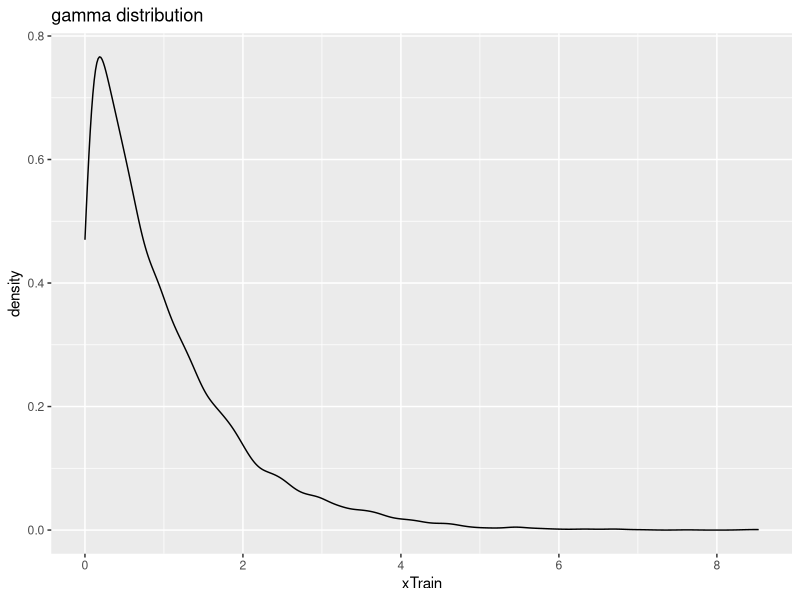
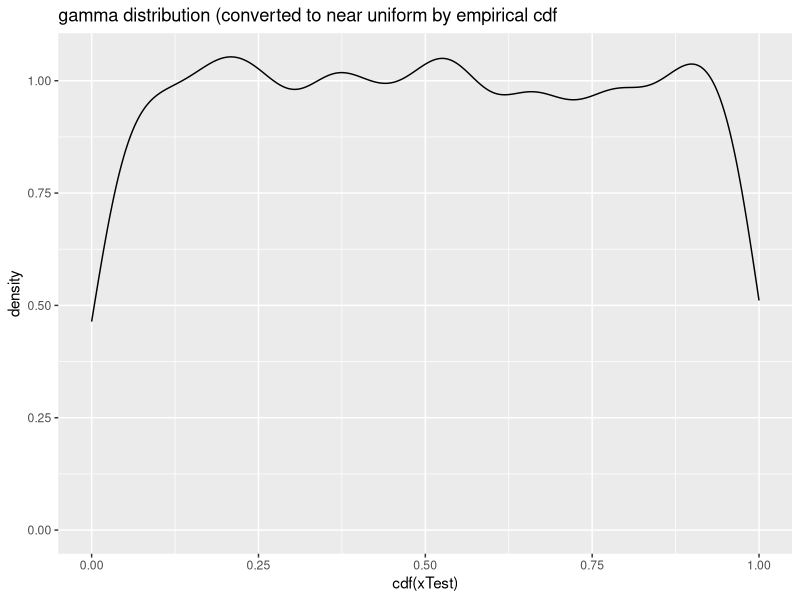
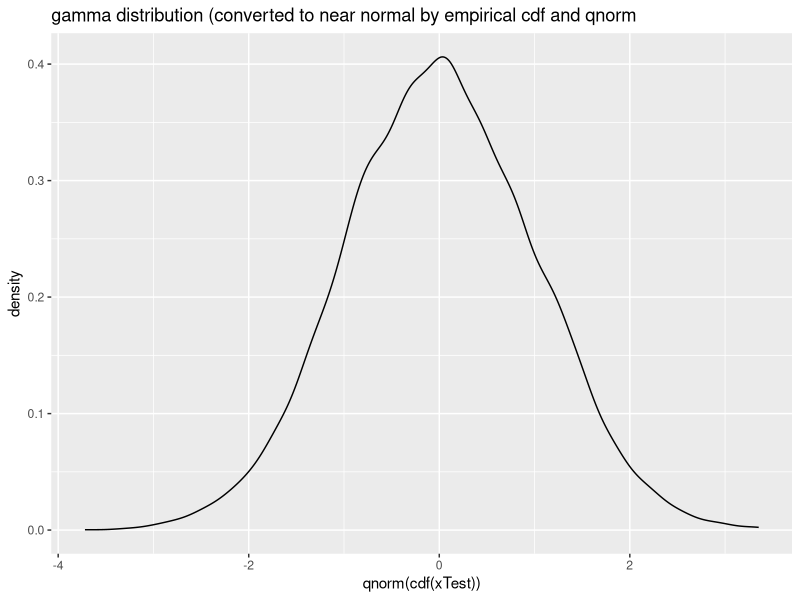
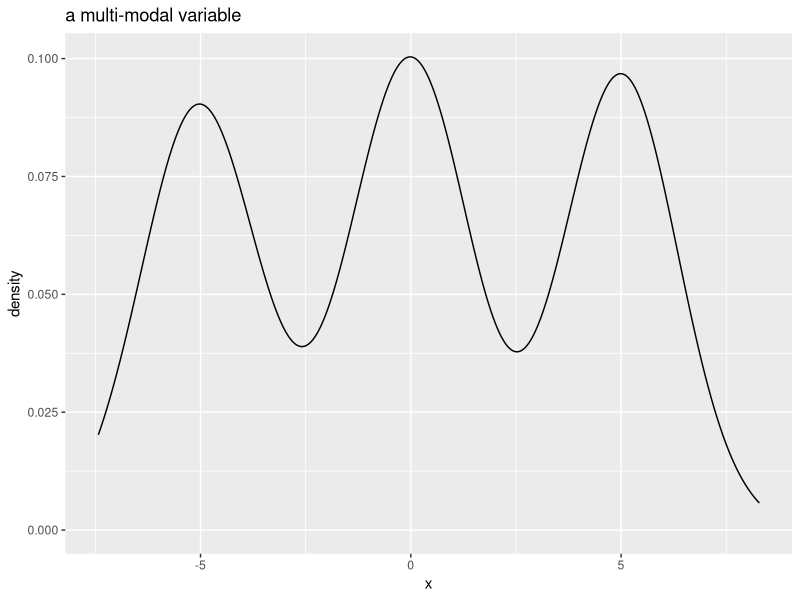
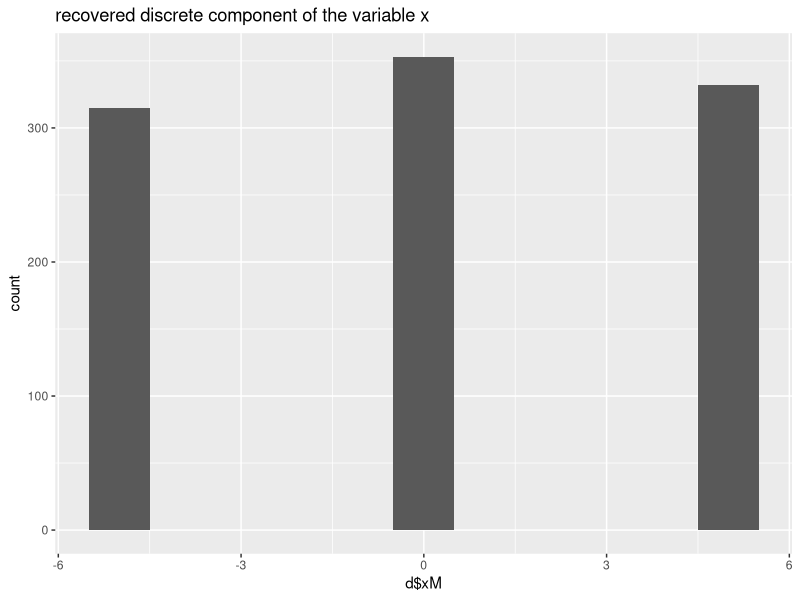
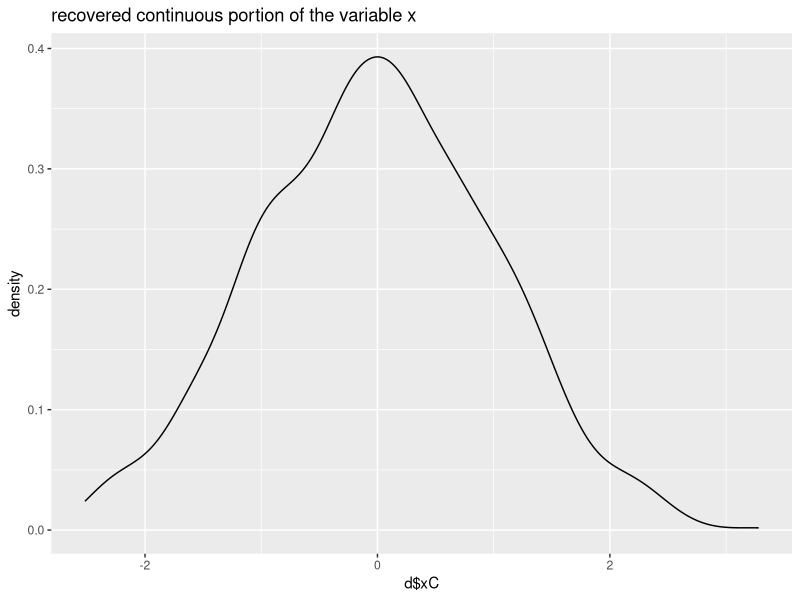
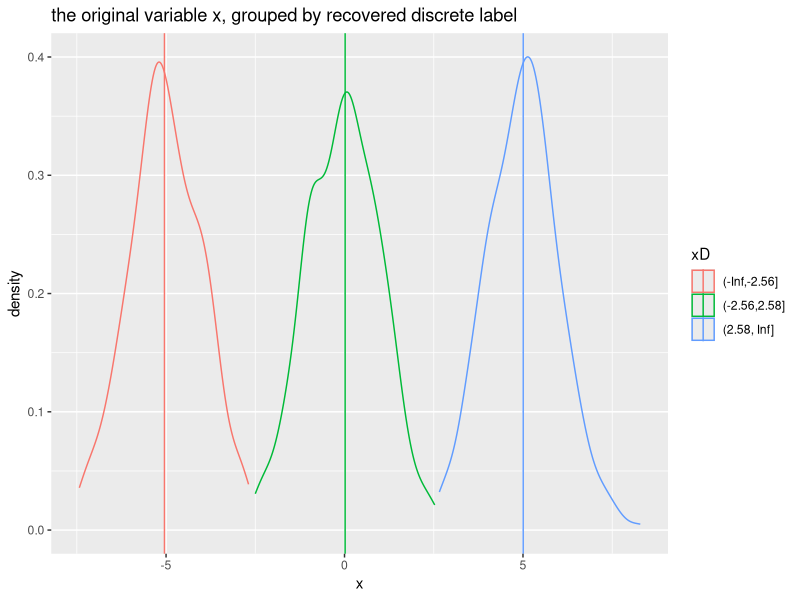

Write the R code that produced these figures, in order.
## ---- chunk 1
# Winsorising
set.seed(3523)
xTrain <- runif(1000)
bounds <- quantile(xTrain,probs=c(0.01,0.99))
xTest <- runif(1000)
mean(xTest)
xTestWins <- pmax(pmin(xTest,bounds[2]),bounds[1])
mean(xTestWins)
## ---- chunk 2
# CDF xform
library(ggplot2)
set.seed(5292)
xTrain <- rgamma(10000,shape=1)
ggplot() + geom_density(aes(x=xTrain)) + 
  ggtitle('gamma distribution')
cdf <- ecdf(xTrain)
xTest <- rgamma(10000,shape=1)
ggplot() + geom_density(aes(x=cdf(xTest))) + 
  ggtitle('gamma distribution (converted to near uniform by empirical cdf')
ggplot() + geom_density(aes(x=qnorm(cdf(xTest)))) + 
  ggtitle('gamma distribution (converted to near normal by empirical cdf and qnorm')
## ---- chunk 3
set.seed(5292)
# build a multi-modal variable
# x is a mixture of continuous variable and an unrelated discrete variable
x <- rnorm(1000) + sample(c(-5,0,5),size=1000,replace=TRUE)
ggplot() + geom_density(aes(x=x)) + 
  ggtitle('a multi-modal variable')
# get cut points
library(quantmod)
dens <- density(x)
breaks <- dens$x[findPeaks(-dens$y)]
print(breaks)
# get the discrete part of the variable
xD <- cut(x,c(-Inf,breaks,Inf))
# get the continuous portion
library(plyr)
d <- data.frame(x=x,xD=xD,xM=NA,xC=NA)
dS <- ddply(d,'xD',summarize,
            med=median(x))
print(dS)
for(v in dS$xD) {
  d[d$xD==v,'xM'] <- dS[dS$xD==v,'med']
}
d$xC <- d$x-d$xM

print(head(d))
ggplot() +
   geom_histogram(aes(x=d$xM),binwidth=1) +
   ggtitle("recovered discrete component of the variable x")

ggplot() +
   geom_density(aes(x=d$xC)) +
   ggtitle("recovered continuous portion of the variable x")

ggplot() + 
  geom_density(data=d,aes(x=x,color=xD),trim=TRUE) +
  geom_vline(data=dS,aes(xintercept=med,color=xD)) +
  ggtitle("the original variable x, grouped by recovered discrete label")
# have now "unstirred the mixture" that x was
# now could use xD,xC as variables or even the interaction xD*xC to model
